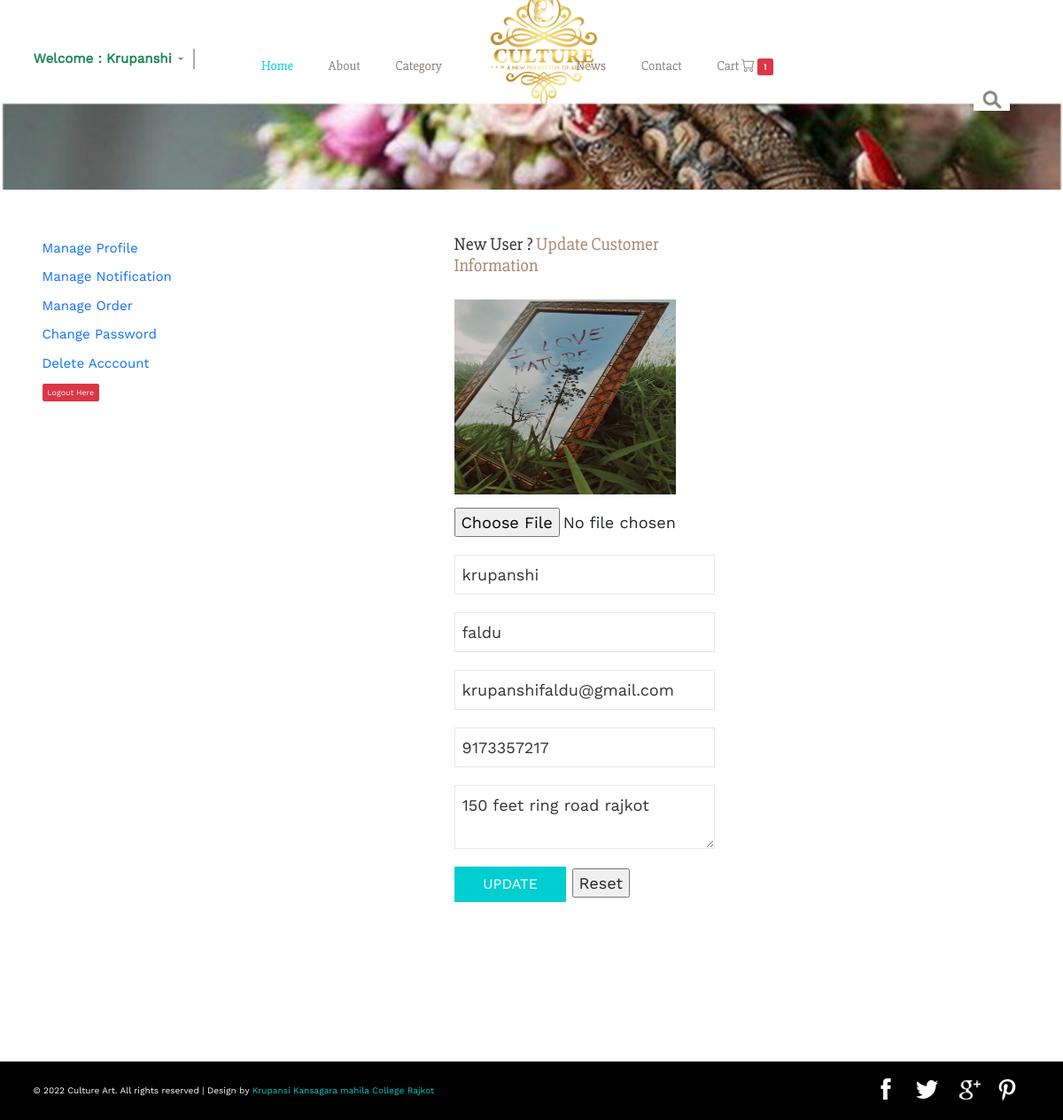
The page /Manageprofile (signed in) on the database its author committed.
### tables this page shows
CREATE TABLE `tbl_register` (
  `rid` int(11) NOT NULL,
  `photo` varchar(255) NOT NULL,
  `firstname` varchar(255) NOT NULL,
  `lastname` varchar(255) NOT NULL,
  `email` varchar(255) NOT NULL,
  `mobile` bigint(20) NOT NULL,
  `gender` varchar(255) NOT NULL,
  `password` varchar(255) NOT NULL,
  `address` text NOT NULL,
  `cid` int(11) NOT NULL,
  `sid` int(11) NOT NULL,
  `ctid` int(11) NOT NULL
);

### index.php (called while the page is built)
<?php
require_once("controller/controller.php");
?>

### model/model.php (called while the page is built, shortened)
<?php
class model
{
  public $connection="";
  public function __construct()
  {
    try
    {
      $this->connection=new mysqli("localhost","root","","cultureartdb");
    }
    catch(Exception $e)
    {
      die(mysqli_error($this->connection,$e));
    }
  }
  public function selectalldata($table)
  {
    $select="select * from $table";
    $exe=mysqli_query($this->connection,$select);
    while($fetch=mysqli_fetch_array($exe))
    {
      $arr[]=$fetch;
    }
    return $arr;
  }
  public function selectcartcount($table,$column,$column1,$rid)
   {
    $select="select count($column) as total from $table where $column1='$rid'";
    $exe=mysqli_query($this->connection,$select);
    while($fetch=mysqli_fetch_array($exe))
    {
      $arr[]=$fetch;
    }
    return $arr;
  }
   public function selectsubtotprice($table,$column,$column1,$rid)
   {
    $select="select sum($column) as total from $table where $column1='$rid'";
    $exe=mysqli_query($this->connection,$select);
    while($fetch=mysqli_fetch_array($exe))
    {
      $arr[]=$fetch;
    }
    return $arr;
  }
   public function viewcartdata($table,$table1,$where,$column,$rid)
   {
     $select="select * from $table join $table1  on $where where $column='$rid'";
    $exe=mysqli_query($this->connection,$select);
    while($fetch=mysqli_fetch_array($exe))
    {
      $arr[]=$fetch;
    }
    return $arr;
  }
  public function billpr($table,$table1,$table2,$where,$where1,$column,$rid)
  {
    $select="select * from $table join $table1  on $where join $table2  on $where1 where $table.$column='$rid'";
   $exe=mysqli_query($this->connection,$select);
   while($fetch=mysqli_fetch_array($exe))
   {
     $arr[]=$fetch;
   }
   return $arr;
 }
  public function manageprofile($table,$column,$rid)
  {
    $select="select * from $table  where $column='$rid'";
   $exe=mysqli_query($this->connection,$select);
   while($fetch=mysqli_fetch_array($exe))
   {
     $arr[]=$fetch;
   }
   return $arr;
 }
}
?>

### manageprofile.php (the view)
<div class="banner1 about-bnr">
</div>
<div class="account">
<div class="container">
<div class="row">
<div class="col-md-5">
<ul id="sidebar">
<li> <a href="<?php echo $manurl;?>Manageprofile"> Manage Profile </a></li>
<li> <a href=""> Manage Notification </a></li>
<li> <a href=""> Manage Order </a></li>
<li> <a href=""> Change Password </a></li>
<li> <a href="<?php echo $mainurl;?>"> Delete Acccount</a></li>
<li><a href="<?php echo $mainurl;?>?logout-here" class="btn btn-sm btn-danger text-center" onclick="return confirm('Are You sure to Logout as Customer ?')"> Logout Here </a></li>
</ul>
</div>
<div class="col-md-7">
<div class="account-left">
<h1>new user ? <span> Update customer information </span></h1>
<div class="registration_form">
<form method="post" id="frm" enctype="multipart/form-data" style="font-size:18px">
<div>
<label>
<img src="<?php echo $manageprof[0]["photo"];?>" width="250px" height="220px">
<input placeholder="first name" type="file"  name="img" data-bvalidator="required" class="mt-4">
</label>
</div>
<div>
<label>
<input placeholder="first name" type="text" name="fname" data-bvalidator="required,alpha" value="<?php echo $manageprof[0]["firstname"];?>">
</label>
</div>
<div>
<label>
<input placeholder="last name" type="text" name="lname" data-bvalidator="required,alpha" value="<?php echo $manageprof[0]["lastname"];?>">
</label>
</div>
<div>
<label>
<input placeholder="email address" type="email" name="em" data-bvalidator="required,email" value="<?php echo $manageprof[0]["email"];?>">
</label>
</div>
<div>
<label>
<input placeholder="Mobile" type="text" name="mob" data-bvalidator="required,minlen[10],maxlen[10],digit" value="<?php echo $manageprof[0]["mobile"];?>">
</label>
</div>
<div>
<label>
<textarea placeholder="Address"  name="address" data-bvalidator="required">
<?php echo $manageprof[0]["address"];?>
</textarea>
</label>
</div>
<div>
<input type="submit" name="upd" value="Update" id="register-submit">
<input type="reset" name="res" value="Reset" id="register-submit">
</div>
</form>
</div>
</div>
<div class="clearfix"> </div>
</div>
</div>
</div>
</div>

### assets/css/style.css (style rules this page uses)
body { margin:0; font-family: 'WorkSans-Regular'; }
body a { transition: 0.5s all ease; -webkit-transition: 0.5s all ease; -moz-transition: 0.5s all ease; -o-transition: 0.5s all ease; -ms-transition: 0.5s all ease; text-decoration:none; }
h1,h2,h3,h4,h5,h6 { margin:0; }
ul,label { margin:0; padding:0; }
#sidebar li { padding: 5px 10px; font-size: 15px; text-decoration: none; list-style-type: none; color: black; }
.banner1 { background:url(../images/banner.jpg)no-repeat 0px 0px; background-size:cover; min-height: 600px; }
.welcome,.about,.gallery,.news,.codes,.contact,.account { padding: 5em 0; }
.banner1.about-bnr { min-height: 100px; }
.account h1,.account h2 { font-size: 2em; color: #333; text-transform: capitalize; margin-bottom: 0.8em; font-family: 'Slabo27px-Regular'; }
.account span { color: #AA846D; }
.account-left { float: left; width: 45.33333%; margin-left: 9.333%; }
.account-left:first-child { margin-left: 0; }
.registration_form { display: block; }
.registration_form div { padding:10px 0; }
label { display: block; margin-bottom: 0; font-weight: normal; }
.registration_form input[type="text"],.registration_form input[type="email"],.registration_form input[type="tel"],.registration_form input[type="password"], .registration_form select,.registration_form textarea { padding: 8px; display: block; width:100%; outline: none; color: #333333; -webkit-appearance: none; background: #FFFFFF; border: 1px solid rgb(231, 231, 231); font-weight: normal; font-size:1em; }
.registration_form input[type="submit"] { font-size: 0.9em; background: #00CED1; padding: 0.5em 2em; color: #fff; text-decoration: none; border: none; text-transform: uppercase; transition: 0.5s ease; -moz-transition: 0.5s ease; -o-transition: 0.5s ease; -webkit-transition: 0.5s ease; font-family: 'WorkSans-Regular'; }
@media (max-width:1280px) { .banner1 { min-height: 500px; } }

### rows shown on the page
tbl_register: photo (picture), fname "krupanshi", lname "faldu", em "krupanshifaldu@gmail.com", mob "9173357217", address "150 feet ring road rajkot"

### other values the page prints
$_SESSION["fname"] "Krupanshi"
$tot[0]["total"] "1"
